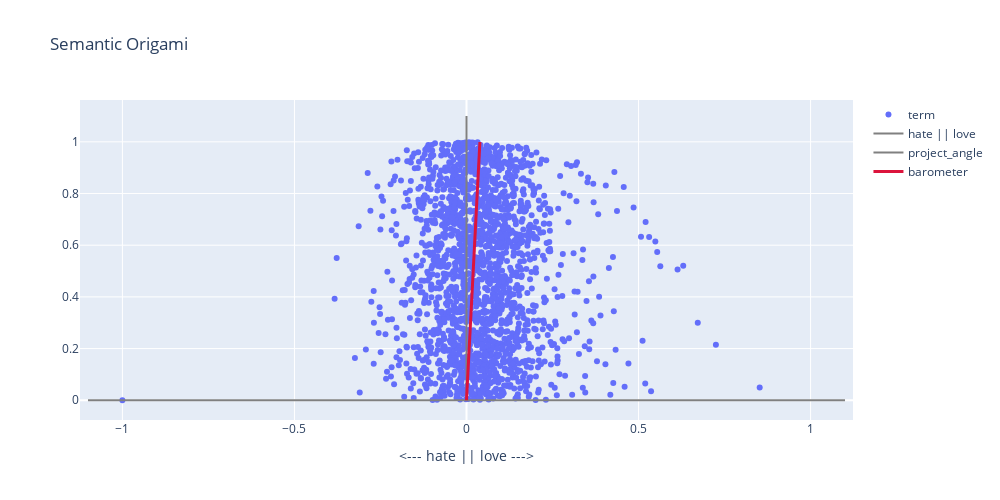

Write notebook code for a chart like this one.
### Markdown cell above
#### Origami projection

### Code cell
fig = bunka.origami_projection_unique(
                    left_axis= ['love'],
                    right_axis = ['hate'],
                    height=500,
                    width=1000,
                    type="terms",
                    dispersion=True,
                    barometer=True,
                    explainer = True
    
                )
fig.show()

### Figure 1 — Plotly figure (JSON) as saved in the notebook; plotly's stock layout.template omitted (floating-point values rounded to 4 significant figures; data arrays with more than 128 entries replaced by an {"elided": "..."} marker saying what was removed)
{"data": [{"mode": "markers", "name": "term", "text": {"elided": "2002 str values"}, "type": "scatter", "x": {"elided": "2002 float values"}, "y": {"elided": "2002 float values"}}, {"line": {"color": "grey"}, "mode": "lines", "name": "hate || love", "type": "scatter", "x": [-1.1, 1.1], "y": [0, 0]}, {"line": {"color": "grey"}, "mode": "lines", "name": "project_angle", "type": "scatter", "x": [0, 0], "y": [0, 1.1]}, {"line": {"color": "crimson", "width": 3}, "mode": "lines", "name": "barometer", "type": "scatter", "x": [0, 0.03894, null], "y": [0, 0.9992, null]}], "layout": {"height": 500, "title": {"text": "Semantic Origami"}, "width": 1000, "xaxis": {"autorange": true, "range": [-1.123, 1.123], "title": {"text": "<--- hate || love --->"}, "type": "linear"}, "yaxis": {"autorange": true, "range": [-0.07643, 1.162], "type": "linear"}}}
